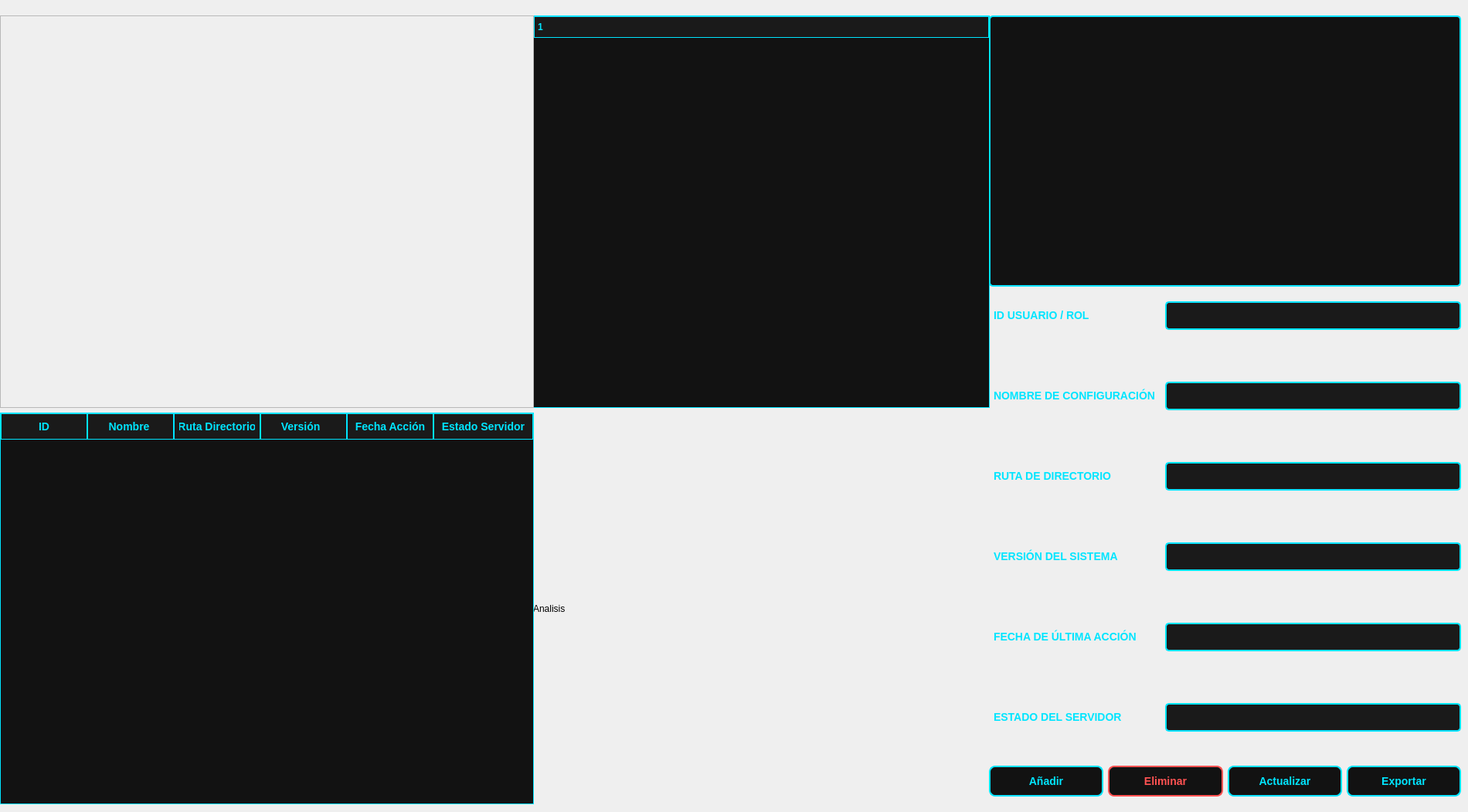
       <widget class="QWidget" name="page_4">
        <property name="styleSheet">
         <string notr="true">/* Fondo principal del StackedWidget */
QStackedWidget {
    background-color: #121212; /* Fondo oscuro profundo */
    border: none;
}

/* Asegura que las páginas internas (QWidgets) también sean oscuras */
QStackedWidget &gt; QWidget {
    background-color: #121212;
}

/* Estilo para los Labels (Manteniendo lo anterior pero reforzado) */
QLabel {
    color: #00E5FF;                /* Cian neón */
    font-size: 14px;               /* Letra grande */
    font-weight: bold;
    background-color: transparent; /* Evita parches de color diferentes */
}

/* Estilo para los LineEdits (Reforzado para fondo oscuro) */
QLineEdit {
    background-color: #1a1a1a;     /* Gris muy oscuro para el campo */
    color: #ffffff;                /* Texto blanco */
    border: 1px solid #00E5FF;     /* Borde cian fino */
    border-radius: 4px;
    padding: 6px;
}

QLineEdit:focus {
    border: 2px solid #FF00FF;     /* Resalte magenta al escribir */
}</string>
        </property>
        <widget class="QWidget" name="horizontalLayoutWidget_3">
         <property name="geometry">
          <rect>
           <x>1280</x>
           <y>981</y>
           <width>611</width>
           <height>61</height>
          </rect>
         </property>
         <layout class="QHBoxLayout" name="horizontalLayout_3">
          <item>
           <widget class="QPushButton" name="pushButton_9">
            <property name="styleSheet">
             <string notr="true">/* Estilo base del botón */
QPushButton {
    background-color: #121212;      /* Fondo oscuro para que el borde resalte */
    color: #00E5FF;                 /* Texto cian neón */
    border: 2px solid #00E5FF;      /* Borde cian neón sólido */
    border-radius: 8px;             /* Bordes redondeados modernos */
    padding: 10px 20px;
    font-size: 14px;                /* Letra grande como pediste */
    font-weight: bold;
    text-transform: uppercase;      /* Texto en mayúsculas para estilo ejecutivo */
}

/* Efecto Hover (Al pasar el mouse) */
QPushButton:hover {
    background-color: #00E5FF;      /* El fondo se llena de azul cian */
    color: #121212;                 /* El texto cambia a oscuro para contraste */
    border: 2px solid #ffffff;      /* Borde blanco brillante */
    /* Efecto de resplandor (Shadow) */
   
}

/* Efecto Pressed (Al hacer clic) */
QPushButton:pressed {
    background-color: #008ba3;      /* Un azul más oscuro para indicar presión */
    border: 2px solid #008ba3;
    padding-left: 12px;             /* Pequeño desplazamiento visual */
    padding-top: 12px;
}

/* Estilo para botones de peligro (opcional para Eliminar) */
QPushButton#pushButton_18 {
    border: 2px solid #FF5252;      /* Rojo neón para el botón de eliminar */
    color: #FF5252;
}

QPushButton#pushButton_18:hover {
    background-color: #FF5252;
    color: #ffffff;
    
}</string>
            </property>
            <property name="text">
             <string>Añadir</string>
            </property>
           </widget>
          </item>
          <item>
           <widget class="QPushButton" name="pushButton_10">
            <property name="styleSheet">
             <string notr="true">/* Estilo específico para el botón de eliminar por su nombre de objeto */
QPushButton {
    background-color: #121212;      /* Fondo oscuro consistente */
    color: #FF5252;                 /* Rojo Coral neón para el texto */
    border: 2px solid #FF5252;      /* Borde rojo neón */
    border-radius: 8px;
    padding: 10px 20px;
    font-size: 14px;                /* Letra grande */
    font-weight: bold;
    text-transform: uppercase;
}

/* Efecto Hover (Al pasar el mouse) */
QPushButton#pushButton_18:hover {
    background-color: #FF5252;      /* Se llena de rojo */
    color: #ffffff;                 /* Texto blanco para máximo contraste */
    border: 2px solid #ffffff;      /* Borde blanco brillante */
    /* Resplandor exterior rojo */
   
}

/* Efecto Pressed (Al hacer clic) */
QPushButton#pushButton_18:pressed {
    background-color: #B71C1C;      /* Rojo sangre oscuro al presionar */
    border: 2px solid #B71C1C;
    padding-left: 12px;
    padding-top: 12px;
}</string>
            </property>
            <property name="text">
             <string>Eliminar</string>
            </property>
           </widget>
          </item>
          <item>
           <widget class="QPushButton" name="pushButton_11">
            <property name="styleSheet">
             <string notr="true">/* Estilo base del botón */
QPushButton {
    background-color: #121212;      /* Fondo oscuro para que el borde resalte */
    color: #00E5FF;                 /* Texto cian neón */
    border: 2px solid #00E5FF;      /* Borde cian neón sólido */
    border-radius: 8px;             /* Bordes redondeados modernos */
    padding: 10px 20px;
    font-size: 14px;                /* Letra grande como pediste */
    font-weight: bold;
    text-transform: uppercase;      /* Texto en mayúsculas para estilo ejecutivo */
}

/* Efecto Hover (Al pasar el mouse) */
QPushButton:hover {
    background-color: #00E5FF;      /* El fondo se llena de azul cian */
    color: #121212;                 /* El texto cambia a oscuro para contraste */
    border: 2px solid #ffffff;      /* Borde blanco brillante */
    /* Efecto de resplandor (Shadow) */
    
}

/* Efecto Pressed (Al hacer clic) */
QPushButton:pressed {
    background-color: #008ba3;      /* Un azul más oscuro para indicar presión */
    border: 2px solid #008ba3;
    padding-left: 12px;             /* Pequeño desplazamiento visual */
    padding-top: 12px;
}

/* Estilo para botones de peligro (opcional para Eliminar) */
QPushButton#pushButton_18 {
    border: 2px solid #FF5252;      /* Rojo neón para el botón de eliminar */
    color: #FF5252;
}

QPushButton#pushButton_18:hover {
    background-color: #FF5252;
    color: #ffffff;
    ;
}</string>
            </property>
            <property name="text">
             <string>Actualizar</string>
            </property>
           </widget>
          </item>
          <item>
           <widget class="QPushButton" name="pushButton_12">
            <property name="styleSheet">
             <string notr="true">/* Estilo base del botón */
QPushButton {
    background-color: #121212;      /* Fondo oscuro para que el borde resalte */
    color: #00E5FF;                 /* Texto cian neón */
    border: 2px solid #00E5FF;      /* Borde cian neón sólido */
    border-radius: 8px;             /* Bordes redondeados modernos */
    padding: 10px 20px;
    font-size: 14px;                /* Letra grande como pediste */
    font-weight: bold;
    text-transform: uppercase;      /* Texto en mayúsculas para estilo ejecutivo */
}

/* Efecto Hover (Al pasar el mouse) */
QPushButton:hover {
    background-color: #00E5FF;      /* El fondo se llena de azul cian */
    color: #121212;                 /* El texto cambia a oscuro para contraste */
    border: 2px solid #ffffff;      /* Borde blanco brillante */
    /* Efecto de resplandor (Shadow) */
     
}

/* Efecto Pressed (Al hacer clic) */
QPushButton:pressed {
    background-color: #008ba3;      /* Un azul más oscuro para indicar presión */
    border: 2px solid #008ba3;
    padding-left: 12px;             /* Pequeño desplazamiento visual */
    padding-top: 12px;
}

/* Estilo para botones de peligro (opcional para Eliminar) */
QPushButton#pushButton_18 {
    border: 2px solid #FF5252;      /* Rojo neón para el botón de eliminar */
    color: #FF5252;
}

QPushButton#pushButton_18:hover {
    background-color: #FF5252;
    color: #ffffff;
    
}</string>
            </property>
            <property name="text">
             <string>Exportar</string>
            </property>
           </widget>
          </item>
         </layout>
        </widget>
        <widget class="QWidget" name="verticalLayoutWidget_8">
         <property name="geometry">
          <rect>
           <x>690</x>
           <y>20</y>
           <width>591</width>
           <height>1021</height>
          </rect>
         </property>
         <layout class="QVBoxLayout" name="verticalLayout_8">
          <item>
           <widget class="QTreeWidget" name="treeWidget_3">
            <property name="styleSheet">
             <string notr="true">/* Contenedor principal del árbol */
QTreeWidget {
    background-color: #121212;      /* Fondo oscuro consistente */
    color: #ffffff;                 /* Texto de las ramas en blanco */
    border: 1px solid #00E5FF;      /* Borde cian neón */
    font-family: 'Segoe UI';
    font-size: 13px;
    outline: none;                  /* Elimina el borde punteado al hacer clic */
}

/* Estilo de los encabezados del árbol */
QHeaderView::section {
    background-color: #1a1a1a;
    color: #00E5FF;                 /* Títulos en cian */
    padding: 4px;
    border: 1px solid #00E5FF;
    font-weight: bold;
}

/* Estilo de los ítems (Ramas) */
QTreeWidget::item {
    padding: 5px;
    border-bottom: 1px solid rgba(0, 229, 255, 0.1); /* Línea divisoria sutil */
}

/* Efecto al pasar el mouse por una rama */
QTreeWidget::item:hover {
    background-color: rgba(0, 229, 255, 0.1);
    color: #00E5FF;
}

/* Efecto al seleccionar una rama */
QTreeWidget::item:selected {
    background-color: #FF00FF;      /* Resaltado magenta neón */
    color: #000000;                 /* Texto negro para legibilidad */
}

/* Estilo de las flechas de expansión (Indicates if branch is open/closed) */
QTreeView::branch:has-children:!has-siblings:closed,
QTreeView::branch:closed:has-children:has-siblings {
    image: url(expand_icon.png);    /* Aquí podrías poner un icono cian */
}

QTreeView::branch:open:has-children:!has-siblings,
QTreeView::branch:open:has-children:has-siblings {
    image: url(collapse_icon.png);
}</string>
            </property>
            <column>
             <property name="text">
              <string notr="true">1</string>
             </property>
            </column>
           </widget>
          </item>
          <item>
           <widget class="QLabel" name="label_15">
            <property name="sizePolicy">
             <sizepolicy hsizetype="Expanding" vsizetype="Expanding">
              <horstretch>0</horstretch>
              <verstretch>0</verstretch>
             </sizepolicy>
            </property>
            <property name="text">
             <string>Analisis</string>
            </property>
           </widget>
          </item>
         </layout>
        </widget>
        <widget class="QWidget" name="verticalLayoutWidget_9">
         <property name="geometry">
          <rect>
           <x>0</x>
           <y>20</y>
           <width>691</width>
           <height>1021</height>
          </rect>
         </property>
         <layout class="QVBoxLayout" name="verticalLayout_9">
          <item>
           <widget class="QFrame" name="frame_9">
            <property name="sizePolicy">
             <sizepolicy hsizetype="Expanding" vsizetype="Expanding">
              <horstretch>0</horstretch>
              <verstretch>0</verstretch>
             </sizepolicy>
            </property>
            <property name="frameShape">
             <enum>QFrame::Shape::StyledPanel</enum>
            </property>
            <property name="frameShadow">
             <enum>QFrame::Shadow::Raised</enum>
            </property>
           </widget>
          </item>
          <item>
           <widget class="QTableWidget" name="tableWidget_3">
            <property name="styleSheet">
             <string notr="true">/* Contenedor principal de la tabla */
QTableWidget {
    background-color: #121212;     /* Fondo oscuro */
    gridline-color: #00E5FF;       /* Líneas de la rejilla en cian neón */
    color: #ffffff;                /* Texto de las celdas en blanco */
    font-family: 'Segoe UI';
    font-size: 13px;
    border: 1px solid #00E5FF;     /* Borde exterior cian */
    selection-background-color: rgba(255, 0, 255, 0.3); /* Fondo de selección magenta traslúcido */
    selection-color: #ffffff;
}

/* Estilo de los encabezados (Títulos de las columnas) */
QHeaderView::section {
    background-color: #1a1a1a;     /* Gris muy oscuro */
    color: #00E5FF;                /* Texto cian neón */
    padding: 6px;
    border: 1px solid #00E5FF;
    font-weight: bold;
    font-size: 14px;               /* Letra de encabezado un poco más grande */
}

/* Estilo de las barras de desplazamiento (Scrollbars) */
QScrollBar:vertical {
    border: none;
    background: #121212;
    width: 10px;
    margin: 0px;
}

QScrollBar::handle:vertical {
    background: #00E5FF;           /* Barra de arrastre cian */
    min-height: 20px;
    border-radius: 5px;
}

/* Estilo al seleccionar una celda */
QTableWidget::item:selected {
    border: 1px solid #FF00FF;     /* Borde magenta al seleccionar */
}</string>
            </property>
            <attribute name="horizontalHeaderCascadingSectionResizes">
             <bool>false</bool>
            </attribute>
            <attribute name="horizontalHeaderDefaultSectionSize">
             <number>112</number>
            </attribute>
            <attribute name="horizontalHeaderHighlightSections">
             <bool>true</bool>
            </attribute>
            <attribute name="horizontalHeaderShowSortIndicator" stdset="0">
             <bool>false</bool>
            </attribute>
            <attribute name="horizontalHeaderStretchLastSection">
             <bool>true</bool>
            </attribute>
            <attribute name="verticalHeaderCascadingSectionResizes">
             <bool>true</bool>
            </attribute>
            <column>
             <property name="text">
              <string>ID</string>
             </property>
            </column>
            <column>
             <property name="text">
              <string>Nombre </string>
             </property>
            </column>
            <column>
             <property name="text">
              <string>Ruta Directorio</string>
             </property>
            </column>
            <column>
             <property name="text">
              <string>Versión  </string>
             </property>
            </column>
            <column>
             <property name="text">
              <string>Fecha Acción</string>
             </property>
            </column>
            <column>
             <property name="text">
              <string>Estado Servidor</string>
             </property>
            </column>
           </widget>
          </item>
         </layout>
        </widget>
        <widget class="QWidget" name="formLayoutWidget_3">
         <property name="geometry">
          <rect>
           <x>1280</x>
           <y>390</y>
           <width>611</width>
           <height>650</height>
          </rect>
         </property>
         <layout class="QFormLayout" name="formLayout_3">
          <property name="verticalSpacing">
           <number>67</number>
          </property>
          <item row="0" column="0">
           <widget class="QLabel" name="label_16">
            <property name="styleSheet">
             <string notr="true">/* Estilo para las etiquetas de texto (Labels) */
QLabel {
    color: #00E5FF;                /* Cian neón para los títulos */
    font-family: 'Segoe UI', sans-serif;
    font-size: 14px;               /* Tamaño de letra grande y legible */
    font-weight: bold;
    background: transparent;
    padding: 2px;
}

/* Estilo para los campos de entrada (LineEdits) */
QLineEdit {
    background-color: #1a1a1a;     /* Fondo gris oscuro para contraste */
    color: #ffffff;                /* Texto blanco para lectura clara */
    border: 2px solid #00E5FF;     /* Borde inicial cian neón */
    border-radius: 5px;            /* Bordes ligeramente redondeados */
    padding: 8px;
    font-size: 13px;
    selection-background-color: #FF00FF; /* Color de selección magenta */
}

/* Efecto cuando el usuario hace clic o escribe en el campo (Focus) */
QLineEdit:focus {
    border: 2px solid #FF00FF;     /* El borde cambia a magenta neón al escribir */
    background-color: #252525;     /* Se aclara levemente el fondo */
}

/* Estilo para LineEdits cuando están deshabilitados */
QLineEdit:disabled {
    color: #555555;
    border: 2px solid #333333;
    background-color: #0d0d0d;
}</string>
            </property>
            <property name="text">
             <string>ID USUARIO / ROL</string>
            </property>
           </widget>
          </item>
          <item row="0" column="1">
           <widget class="QLineEdit" name="lineEdit_13">
            <property name="styleSheet">
             <string notr="true">/* Estilo para las etiquetas de texto (Labels) */
QLabel {
    color: #00E5FF;                /* Cian neón para los títulos */
    font-family: 'Segoe UI', sans-serif;
    font-size: 14px;               /* Tamaño de letra grande y legible */
    font-weight: bold;
    background: transparent;
    padding: 2px;
}

/* Estilo para los campos de entrada (LineEdits) */
QLineEdit {
    background-color: #1a1a1a;     /* Fondo gris oscuro para contraste */
    color: #ffffff;                /* Texto blanco para lectura clara */
    border: 2px solid #00E5FF;     /* Borde inicial cian neón */
    border-radius: 5px;            /* Bordes ligeramente redondeados */
    padding: 8px;
    font-size: 13px;
    selection-background-color: #FF00FF; /* Color de selección magenta */
}

/* Efecto cuando el usuario hace clic o escribe en el campo (Focus) */
QLineEdit:focus {
    border: 2px solid #FF00FF;     /* El borde cambia a magenta neón al escribir */
    background-color: #252525;     /* Se aclara levemente el fondo */
}

/* Estilo para LineEdits cuando están deshabilitados */
QLineEdit:disabled {
    color: #555555;
    border: 2px solid #333333;
    background-color: #0d0d0d;
}</string>
            </property>
           </widget>
          </item>
          <item row="1" column="0">
           <widget class="QLabel" name="label_17">
            <property name="styleSheet">
             <string notr="true">/* Estilo para las etiquetas de texto (Labels) */
QLabel {
    color: #00E5FF;                /* Cian neón para los títulos */
    font-family: 'Segoe UI', sans-serif;
    font-size: 14px;               /* Tamaño de letra grande y legible */
    font-weight: bold;
    background: transparent;
    padding: 2px;
}

/* Estilo para los campos de entrada (LineEdits) */
QLineEdit {
    background-color: #1a1a1a;     /* Fondo gris oscuro para contraste */
    color: #ffffff;                /* Texto blanco para lectura clara */
    border: 2px solid #00E5FF;     /* Borde inicial cian neón */
    border-radius: 5px;            /* Bordes ligeramente redondeados */
    padding: 8px;
    font-size: 13px;
    selection-background-color: #FF00FF; /* Color de selección magenta */
}

/* Efecto cuando el usuario hace clic o escribe en el campo (Focus) */
QLineEdit:focus {
    border: 2px solid #FF00FF;     /* El borde cambia a magenta neón al escribir */
    background-color: #252525;     /* Se aclara levemente el fondo */
}

/* Estilo para LineEdits cuando están deshabilitados */
QLineEdit:disabled {
    color: #555555;
    border: 2px solid #333333;
    background-color: #0d0d0d;
}</string>
            </property>
            <property name="text">
             <string>NOMBRE DE CONFIGURACIÓN</string>
            </property>
           </widget>
          </item>
          <item row="1" column="1">
           <widget class="QLineEdit" name="lineEdit_14">
            <property name="styleSheet">
             <string notr="true">/* Estilo para las etiquetas de texto (Labels) */
QLabel {
    color: #00E5FF;                /* Cian neón para los títulos */
    font-family: 'Segoe UI', sans-serif;
    font-size: 14px;               /* Tamaño de letra grande y legible */
    font-weight: bold;
    background: transparent;
    padding: 2px;
}

/* Estilo para los campos de entrada (LineEdits) */
QLineEdit {
    background-color: #1a1a1a;     /* Fondo gris oscuro para contraste */
    color: #ffffff;                /* Texto blanco para lectura clara */
    border: 2px solid #00E5FF;     /* Borde inicial cian neón */
    border-radius: 5px;            /* Bordes ligeramente redondeados */
    padding: 8px;
    font-size: 13px;
    selection-background-color: #FF00FF; /* Color de selección magenta */
}

/* Efecto cuando el usuario hace clic o escribe en el campo (Focus) */
QLineEdit:focus {
    border: 2px solid #FF00FF;     /* El borde cambia a magenta neón al escribir */
    background-color: #252525;     /* Se aclara levemente el fondo */
}

/* Estilo para LineEdits cuando están deshabilitados */
QLineEdit:disabled {
    color: #555555;
    border: 2px solid #333333;
    background-color: #0d0d0d;
}</string>
            </property>
           </widget>
          </item>
          <item row="2" column="0">
           <widget class="QLabel" name="label_18">
            <property name="styleSheet">
             <string notr="true">/* Estilo para las etiquetas de texto (Labels) */
QLabel {
    color: #00E5FF;                /* Cian neón para los títulos */
    font-family: 'Segoe UI', sans-serif;
    font-size: 14px;               /* Tamaño de letra grande y legible */
    font-weight: bold;
    background: transparent;
    padding: 2px;
}

/* Estilo para los campos de entrada (LineEdits) */
QLineEdit {
    background-color: #1a1a1a;     /* Fondo gris oscuro para contraste */
    color: #ffffff;                /* Texto blanco para lectura clara */
    border: 2px solid #00E5FF;     /* Borde inicial cian neón */
    border-radius: 5px;            /* Bordes ligeramente redondeados */
    padding: 8px;
    font-size: 13px;
    selection-background-color: #FF00FF; /* Color de selección magenta */
}

/* Efecto cuando el usuario hace clic o escribe en el campo (Focus) */
QLineEdit:focus {
    border: 2px solid #FF00FF;     /* El borde cambia a magenta neón al escribir */
    background-color: #252525;     /* Se aclara levemente el fondo */
}

/* Estilo para LineEdits cuando están deshabilitados */
QLineEdit:disabled {
    color: #555555;
    border: 2px solid #333333;
    background-color: #0d0d0d;
}</string>
            </property>
            <property name="text">
             <string>RUTA DE DIRECTORIO</string>
            </property>
           </widget>
          </item>
          <item row="2" column="1">
           <widget class="QLineEdit" name="lineEdit_15">
            <property name="styleSheet">
             <string notr="true">/* Estilo para las etiquetas de texto (Labels) */
QLabel {
    color: #00E5FF;                /* Cian neón para los títulos */
    font-family: 'Segoe UI', sans-serif;
    font-size: 14px;               /* Tamaño de letra grande y legible */
    font-weight: bold;
    background: transparent;
    padding: 2px;
}

/* Estilo para los campos de entrada (LineEdits) */
QLineEdit {
    background-color: #1a1a1a;     /* Fondo gris oscuro para contraste */
    color: #ffffff;                /* Texto blanco para lectura clara */
    border: 2px solid #00E5FF;     /* Borde inicial cian neón */
    border-radius: 5px;            /* Bordes ligeramente redondeados */
    padding: 8px;
    font-size: 13px;
    selection-background-color: #FF00FF; /* Color de selección magenta */
}

/* Efecto cuando el usuario hace clic o escribe en el campo (Focus) */
QLineEdit:focus {
    border: 2px solid #FF00FF;     /* El borde cambia a magenta neón al escribir */
    background-color: #252525;     /* Se aclara levemente el fondo */
}

/* Estilo para LineEdits cuando están deshabilitados */
QLineEdit:disabled {
    color: #555555;
    border: 2px solid #333333;
    background-color: #0d0d0d;
}</string>
            </property>
           </widget>
          </item>
          <item row="3" column="0">
           <widget class="QLabel" name="label_19">
            <property name="styleSheet">
             <string notr="true">/* Estilo para las etiquetas de texto (Labels) */
QLabel {
    color: #00E5FF;                /* Cian neón para los títulos */
    font-family: 'Segoe UI', sans-serif;
    font-size: 14px;               /* Tamaño de letra grande y legible */
    font-weight: bold;
    background: transparent;
    padding: 2px;
}

/* Estilo para los campos de entrada (LineEdits) */
QLineEdit {
    background-color: #1a1a1a;     /* Fondo gris oscuro para contraste */
    color: #ffffff;                /* Texto blanco para lectura clara */
    border: 2px solid #00E5FF;     /* Borde inicial cian neón */
    border-radius: 5px;            /* Bordes ligeramente redondeados */
    padding: 8px;
    font-size: 13px;
    selection-background-color: #FF00FF; /* Color de selección magenta */
}

/* Efecto cuando el usuario hace clic o escribe en el campo (Focus) */
QLineEdit:focus {
    border: 2px solid #FF00FF;     /* El borde cambia a magenta neón al escribir */
    background-color: #252525;     /* Se aclara levemente el fondo */
}

/* Estilo para LineEdits cuando están deshabilitados */
QLineEdit:disabled {
    color: #555555;
    border: 2px solid #333333;
    background-color: #0d0d0d;
}</string>
            </property>
            <property name="text">
             <string>VERSIÓN DEL SISTEMA</string>
            </property>
           </widget>
          </item>
          <item row="3" column="1">
           <widget class="QLineEdit" name="lineEdit_16">
            <property name="styleSheet">
             <string notr="true">/* Estilo para las etiquetas de texto (Labels) */
QLabel {
    color: #00E5FF;                /* Cian neón para los títulos */
    font-family: 'Segoe UI', sans-serif;
    font-size: 14px;               /* Tamaño de letra grande y legible */
    font-weight: bold;
    background: transparent;
    padding: 2px;
}

/* Estilo para los campos de entrada (LineEdits) */
QLineEdit {
    background-color: #1a1a1a;     /* Fondo gris oscuro para contraste */
    color: #ffffff;                /* Texto blanco para lectura clara */
    border: 2px solid #00E5FF;     /* Borde inicial cian neón */
    border-radius: 5px;            /* Bordes ligeramente redondeados */
    padding: 8px;
    font-size: 13px;
    selection-background-color: #FF00FF; /* Color de selección magenta */
}

/* Efecto cuando el usuario hace clic o escribe en el campo (Focus) */
QLineEdit:focus {
    border: 2px solid #FF00FF;     /* El borde cambia a magenta neón al escribir */
    background-color: #252525;     /* Se aclara levemente el fondo */
}

/* Estilo para LineEdits cuando están deshabilitados */
QLineEdit:disabled {
    color: #555555;
    border: 2px solid #333333;
    background-color: #0d0d0d;
}</string>
            </property>
           </widget>
          </item>
          <item row="4" column="0">
           <widget class="QLabel" name="label_20">
            <property name="styleSheet">
             <string notr="true">/* Estilo para las etiquetas de texto (Labels) */
QLabel {
    color: #00E5FF;                /* Cian neón para los títulos */
    font-family: 'Segoe UI', sans-serif;
    font-size: 14px;               /* Tamaño de letra grande y legible */
    font-weight: bold;
    background: transparent;
    padding: 2px;
}

/* Estilo para los campos de entrada (LineEdits) */
QLineEdit {
    background-color: #1a1a1a;     /* Fondo gris oscuro para contraste */
    color: #ffffff;                /* Texto blanco para lectura clara */
    border: 2px solid #00E5FF;     /* Borde inicial cian neón */
    border-radius: 5px;            /* Bordes ligeramente redondeados */
    padding: 8px;
    font-size: 13px;
    selection-background-color: #FF00FF; /* Color de selección magenta */
}

/* Efecto cuando el usuario hace clic o escribe en el campo (Focus) */
QLineEdit:focus {
    border: 2px solid #FF00FF;     /* El borde cambia a magenta neón al escribir */
    background-color: #252525;     /* Se aclara levemente el fondo */
}

/* Estilo para LineEdits cuando están deshabilitados */
QLineEdit:disabled {
    color: #555555;
    border: 2px solid #333333;
    background-color: #0d0d0d;
}</string>
            </property>
            <property name="text">
             <string>FECHA DE ÚLTIMA ACCIÓN</string>
            </property>
           </widget>
          </item>
          <item row="4" column="1">
           <widget class="QLineEdit" name="lineEdit_17">
            <property name="styleSheet">
             <string notr="true">/* Estilo para las etiquetas de texto (Labels) */
QLabel {
    color: #00E5FF;                /* Cian neón para los títulos */
    font-family: 'Segoe UI', sans-serif;
    font-size: 14px;               /* Tamaño de letra grande y legible */
    font-weight: bold;
    background: transparent;
    padding: 2px;
}

/* Estilo para los campos de entrada (LineEdits) */
QLineEdit {
    background-color: #1a1a1a;     /* Fondo gris oscuro para contraste */
    color: #ffffff;                /* Texto blanco para lectura clara */
    border: 2px solid #00E5FF;     /* Borde inicial cian neón */
    border-radius: 5px;            /* Bordes ligeramente redondeados */
    padding: 8px;
    font-size: 13px;
    selection-background-color: #FF00FF; /* Color de selección magenta */
}

/* Efecto cuando el usuario hace clic o escribe en el campo (Focus) */
QLineEdit:focus {
    border: 2px solid #FF00FF;     /* El borde cambia a magenta neón al escribir */
    background-color: #252525;     /* Se aclara levemente el fondo */
}

/* Estilo para LineEdits cuando están deshabilitados */
QLineEdit:disabled {
    color: #555555;
    border: 2px solid #333333;
    background-color: #0d0d0d;
}</string>
            </property>
           </widget>
          </item>
          <item row="5" column="0">
           <widget class="QLabel" name="label_21">
            <property name="styleSheet">
             <string notr="true">/* Estilo para las etiquetas de texto (Labels) */
QLabel {
    color: #00E5FF;                /* Cian neón para los títulos */
    font-family: 'Segoe UI', sans-serif;
    font-size: 14px;               /* Tamaño de letra grande y legible */
    font-weight: bold;
    background: transparent;
    padding: 2px;
}

/* Estilo para los campos de entrada (LineEdits) */
QLineEdit {
    background-color: #1a1a1a;     /* Fondo gris oscuro para contraste */
    color: #ffffff;                /* Texto blanco para lectura clara */
    border: 2px solid #00E5FF;     /* Borde inicial cian neón */
    border-radius: 5px;            /* Bordes ligeramente redondeados */
    padding: 8px;
    font-size: 13px;
    selection-background-color: #FF00FF; /* Color de selección magenta */
}

/* Efecto cuando el usuario hace clic o escribe en el campo (Focus) */
QLineEdit:focus {
    border: 2px solid #FF00FF;     /* El borde cambia a magenta neón al escribir */
    background-color: #252525;     /* Se aclara levemente el fondo */
}

/* Estilo para LineEdits cuando están deshabilitados */
QLineEdit:disabled {
    color: #555555;
    border: 2px solid #333333;
    background-color: #0d0d0d;
}</string>
            </property>
            <property name="text">
             <string>ESTADO DEL SERVIDOR</string>
            </property>
           </widget>
          </item>
          <item row="5" column="1">
           <widget class="QLineEdit" name="lineEdit_18">
            <property name="styleSheet">
             <string notr="true">/* Estilo para las etiquetas de texto (Labels) */
QLabel {
    color: #00E5FF;                /* Cian neón para los títulos */
    font-family: 'Segoe UI', sans-serif;
    font-size: 14px;               /* Tamaño de letra grande y legible */
    font-weight: bold;
    background: transparent;
    padding: 2px;
}

/* Estilo para los campos de entrada (LineEdits) */
QLineEdit {
    background-color: #1a1a1a;     /* Fondo gris oscuro para contraste */
    color: #ffffff;                /* Texto blanco para lectura clara */
    border: 2px solid #00E5FF;     /* Borde inicial cian neón */
    border-radius: 5px;            /* Bordes ligeramente redondeados */
    padding: 8px;
    font-size: 13px;
    selection-background-color: #FF00FF; /* Color de selección magenta */
}

/* Efecto cuando el usuario hace clic o escribe en el campo (Focus) */
QLineEdit:focus {
    border: 2px solid #FF00FF;     /* El borde cambia a magenta neón al escribir */
    background-color: #252525;     /* Se aclara levemente el fondo */
}

/* Estilo para LineEdits cuando están deshabilitados */
QLineEdit:disabled {
    color: #555555;
    border: 2px solid #333333;
    background-color: #0d0d0d;
}</string>
            </property>
           </widget>
          </item>
         </layout>
        </widget>
        <widget class="QWidget" name="verticalLayoutWidget_10">
         <property name="geometry">
          <rect>
           <x>1280</x>
           <y>20</y>
           <width>611</width>
           <height>351</height>
          </rect>
         </property>
         <layout class="QVBoxLayout" name="verticalLayout_10">
          <item>
           <widget class="QTextBrowser" name="textBrowser_3">
            <property name="styleSheet">
             <string notr="true">/* Contenedor principal del visualizador de texto */
QTextBrowser {
    background-color: #121212;      /* Fondo oscuro consistente */
    color: #ffffff;                 /* Texto base en blanco */
    border: 2px solid #00E5FF;      /* Borde cian neón */
    border-radius: 5px;
    padding: 10px;
    font-family: 'Consolas', 'Monospace'; /* Fuente tipo código para estilo técnico */
    font-size: 13px;
    selection-background-color: #FF00FF; /* Resaltado magenta */
    selection-color: #000000;
}

/* Estilo de la barra de desplazamiento (Scrollbar) */
QScrollBar:vertical {
    border: none;
    background: #1a1a1a;
    width: 8px;
    margin: 0px;
}

QScrollBar::handle:vertical {
    background: #00E5FF;           /* Barra cian */
    min-height: 20px;
    border-radius: 4px;
}

QScrollBar::add-line:vertical, QScrollBar::sub-line:vertical {
    height: 0px;
}</string>
            </property>
           </widget>
          </item>
         </layout>
        </widget>
       </widget>
